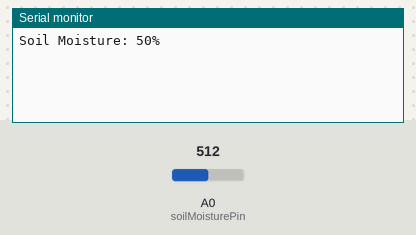
Bench run of a sketch on a simulated ESP8266 (NodeMCU). Parts: the last lines printed to the serial monitor. The inputs (shaded band) are chosen by the test bench; at power-on: A0 (soilMoisturePin) = 512. WiFi joins after 1.5 s; servers stay silent unless stated.

Above: at 3.0 s.
3.1 s: A0 (soilMoisturePin) set to 716
At 4.4 s:
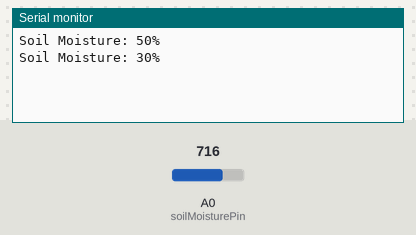
4.6 s: A0 (soilMoisturePin) set to 900
At 5.6 s:
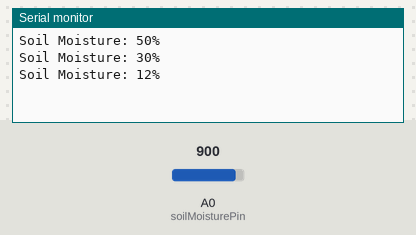
Timing chart, 0 to 7.6 s (numbered marks = the images above; inputs shaded):
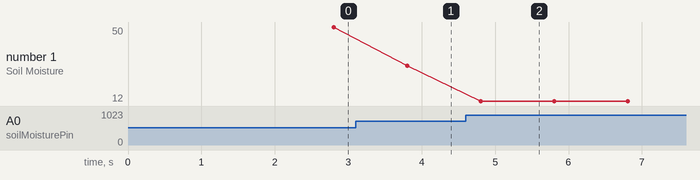

The sketch:

code.ino
```cpp
#define BLYNK_TEMPLATE_ID "TMPL6iWRFjOf0"  // Replace with your actual Template ID
#define BLYNK_TEMPLATE_NAME "Soil Iot"     // Replace with your actual Template Name

#include <ESP8266WiFi.h>
#include <BlynkSimpleEsp8266.h>


const int soilMoisturePin = A0;  // Soil Moisture Pin

int soilMoistureValue = 0;
int soilMoisturePercent = 0;

// Blynk Auth Token
char auth[] = "mldp7zSmcQps3TyRsiYOk525SWJDZaIx";  // Replace with your Blynk Auth Token

// Your WiFi credentials
char ssid[] = "Rasp";  // Replace with your WiFi SSID
char pass[] = "123456799";  // Replace with your WiFi password

BlynkTimer timer;

void setup() {
  Serial.begin(115200);
  pinMode(soilMoisturePin, INPUT);

  // Initialize Blynk
  Blynk.begin(auth, ssid, pass);

  // Setup a function to be called every second
  timer.setInterval(1000L, sendSoilMoisture);
}

void loop() {
  Blynk.run();
  timer.run();
}

// Function to read soil moisture and send to Blynk V2
void sendSoilMoisture() {
  soilMoistureValue = analogRead(soilMoisturePin);
  soilMoisturePercent = map(soilMoistureValue, 0, 1023, 100, 0);

  Serial.print("Soil Moisture: ");
  Serial.print(soilMoisturePercent);
  Serial.println("%");

  // Send soil moisture value to Blynk virtual pin V2
  Blynk.virtualWrite(V2, soilMoisturePercent);
}
```

Measured:
- after the input at 3.1 s, the serial monitor: prints a new line after 0.70 s (image 1)
- after the input at 4.6 s, the serial monitor: prints a new line after 0.20 s (image 2)
- plotted number 1: 50 → 30 after the input at 3.1 s, 30 → 12 after the input at 4.6 s
